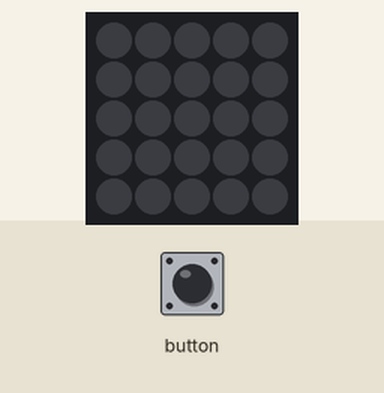
This program was run on a simulated ESP32. Shown: 5×5 RGB LED matrix (first LED top left, wired row by row). The test bench sets the inputs (shaded band). Dim RGB values are drawn brighter than linear.

Above: at 1.2 s.
1.3 s: button pressed for 0.15 s
2.9 s: button pressed for 1 s
At 3.9 s:
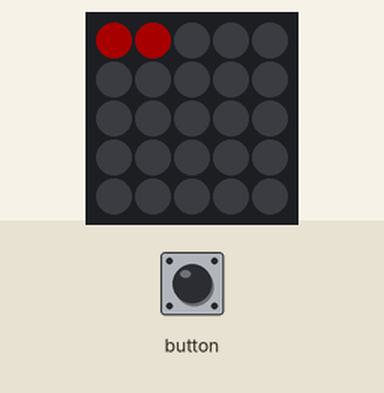
5.4 s: button pressed for 0.15 s
7.0 s: button pressed for 1 s
At 7.3 s:
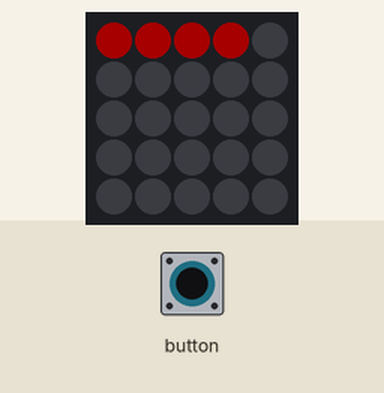
Timing chart, 0 to 10.0 s (numbered marks = the images above; inputs shaded):
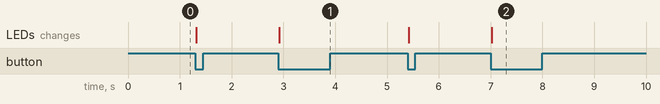

The program:

main.cpp
```cpp
#include <Arduino.h>
#include "M5Atom.h"

extern const unsigned char AtomImageData[375 + 2];

uint8_t DisBuff[2 + 5 * 5 * 3]; //No idea

void setBuff(uint8_t Rdata, uint8_t Gdata, uint8_t Bdata) //It seems a buffer for the RGB LED
{
    DisBuff[0] = 0x05;
    DisBuff[1] = 0x05;
    for (int i = 0; i < 25; i++)
    {
        DisBuff[2 + i * 3 + 0] = Rdata;
        DisBuff[2 + i * 3 + 1] = Gdata;
        DisBuff[2 + i * 3 + 2] = Bdata;
    }
}

void setup()
{
    M5.begin(true, false, true); //bool SerialEnable, bool I2CEnable, bool DisplayEnable
    delay(10);
    setBuff(0x00, 0x00, 0x00); //RGB in hex
    // M5.dis.setBrightness(127); //no reaction
    M5.dis.displaybuff(DisBuff);
}

int counter_x = 0;
int counter_y = 0;
int total_counter = 0;

int index_color = 0;
CRGB colors[] = { 0xFF0000, 0x0000FF, 0xFFFF00, 0x00FF00 };

void loop()
{
    if (M5.Btn.wasPressed())
    {

      // Total counter & Color control
      if (total_counter < 25) {
        index_color = 0;
        total_counter++;
      }
      else if (total_counter < 50) {
        index_color = 1;
        total_counter++;
      }
      else if (total_counter < 75) {
        index_color = 2;
        total_counter++;
      }
      else if (total_counter < 100) {
        index_color = 3;
        total_counter++;
      }
      else {
        index_color = 0;
        total_counter = 1;
      }

      // Nested for Matrix draw control
      for (int j = 0; j <= counter_y; j++) { // Rows Y
        for (int i = 0; i <= counter_x; i++) { // Columns X
          M5.dis.drawpix(i, j, colors[index_color]);
        }
      }

      if (counter_x < 4) {
        counter_x++;
      }
      else {
        counter_x = 0;
        if (counter_y < 4) {
           counter_y++;
        }
        else {
          counter_y = 0;
        }
      }

    }

    delay(50);
    M5.update();
}
```

Measured:
- after the input at 2.9 s, the LEDs: change at once (image 1)
- after the input at 7.0 s, the LEDs: change at once (image 2)
